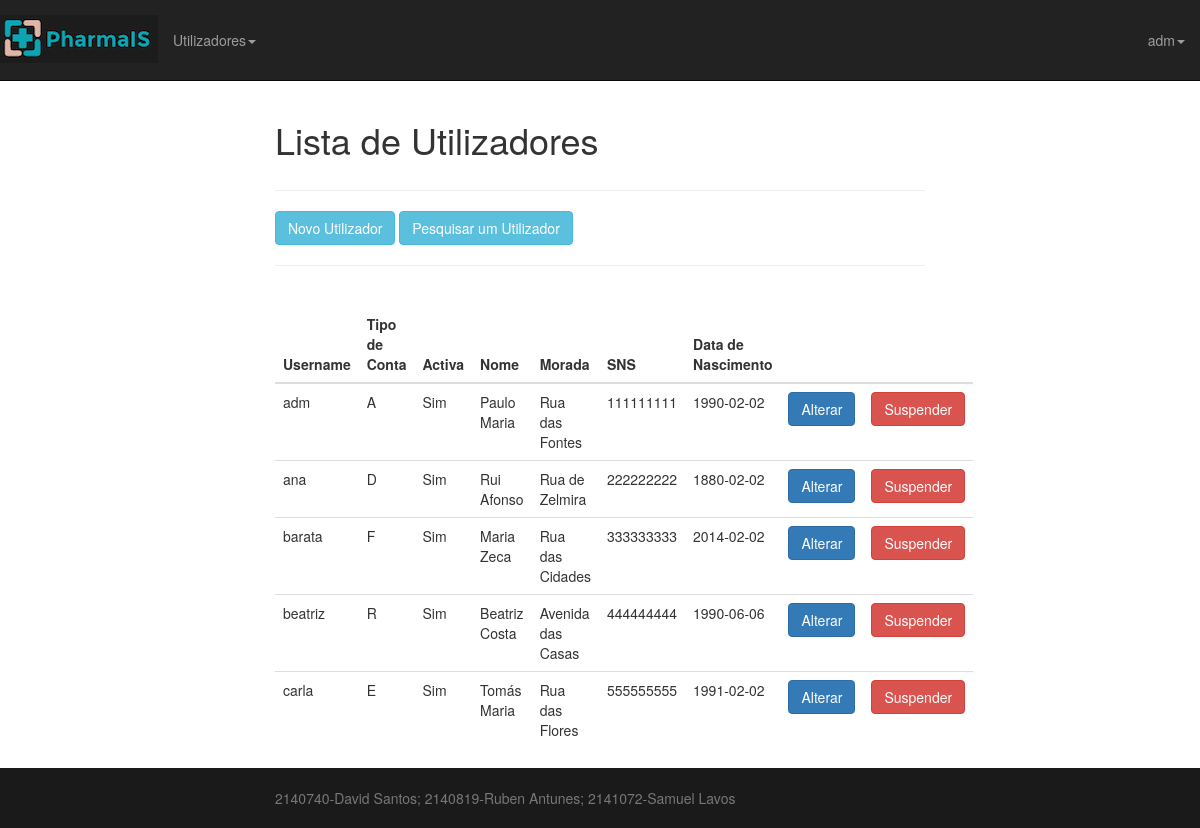
The app's page /Site/utilizadores.php (signed in), older data.
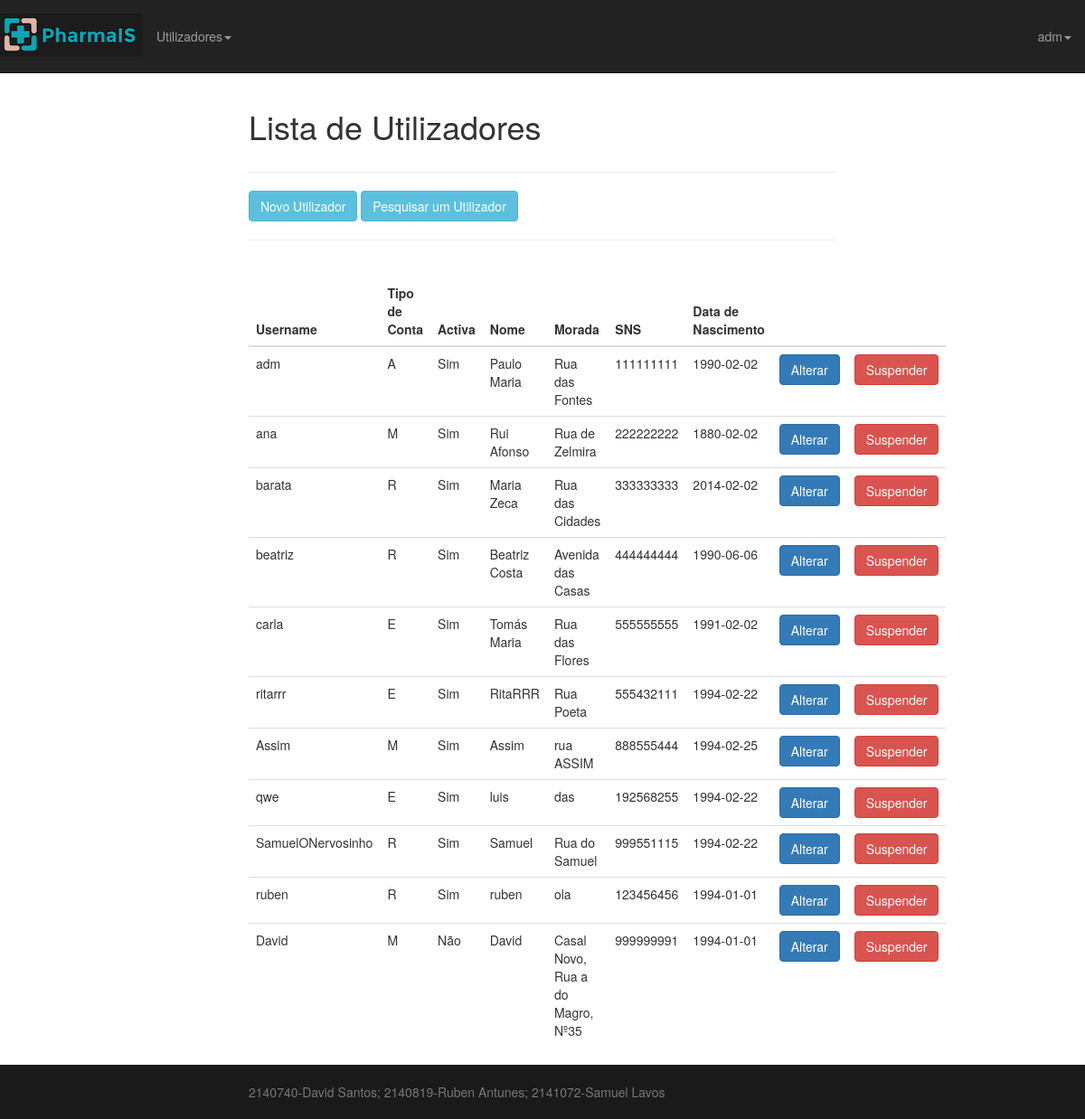
The same page, newer data.
### tables this page shows
CREATE TABLE IF NOT EXISTS `users` (
  `id` int(10) unsigned NOT NULL AUTO_INCREMENT,
  `name` varchar(255) NOT NULL,
  `password` varchar(255) NOT NULL,
  `type` varchar(1) NOT NULL,
  `active` varchar(1) NOT NULL DEFAULT '1',
  `nome` varchar(100) NOT NULL,
  `morada` varchar(150) NOT NULL,
  `sns` varchar(9) NOT NULL,
  `dataNascimento` varchar(10) NOT NULL,
  `remember_token` varchar(100) DEFAULT NULL,
  `created_at` timestamp NULL DEFAULT NULL,
  `updated_at` timestamp NULL DEFAULT NULL,
  PRIMARY KEY (`id`),
  UNIQUE KEY `sns` (`sns`)
);

### Site/utilizadores.php (called while the page is built, shortened)
<?php
	require_once("model/autenticacao.model.php");
	require_once("model/utilizadores.model.php");
	$name = "";
	$type= "";
	$active= 0;
	$nome = "";
	$morada= "";
	$sns = 0;
	$dataNascimento = "";
 	$utilizadores = filterUtilizadoresNome($name,$type,$active,$nome,$morada,$sns,$dataNascimento);
	$tituloPagina = "Lista de Utilizadores";
	require("view/top.template.php");
	require("view/utilizadores_form.view2.php");
	require("view/utilizadores.subview.php");
	require("view/bottom.template.php");

### Site/model/autenticacao.model.php (called while the page is built, shortened)
<?php
require_once("inc/db.php");
function isUserLogged(){
    return isset($_SESSION['UserInfo']);
}
function isUserAnonimo(){
    return !isUserLogged();
}
function isUserAdmin(){
    if (isset($_SESSION['UserInfo']))
        return $_SESSION['UserInfo']['type']=='A';
    return false;
}
function getUserInfo(){
    if (isset($_SESSION['UserInfo']))
        return $_SESSION['UserInfo'];
    return array();
}

### Site/inc/db.php (called while the page is built, shortened)
<?php
function db(){
	$maquina = "localhost";
	$utilizador = "root";
	$senha="";
	$bd="dbis";
	$_ApplicationDBConnection = @new mysqli($maquina, $utilizador, $senha, $bd);
	return $_ApplicationDBConnection;
}

### Site/model/utilizadores.model.php (called while the page is built, shortened)
<?php
require_once("inc/db.php");
function filterUtilizadoresNome($nome){
	$query = "SELECT id, name, type, active, nome, morada, sns, dataNascimento  ".
	         "FROM users ".
			" WHERE (nome like ?)";
	$nome= "%$nome%";
	$stmt= db()->prepare($query);
	$stmt->bind_param("s", $nome);
	$stmt->execute();
	$result = $stmt->get_result();
	return $result->fetch_all(MYSQL_ASSOC);
}

### Site/view/utilizadores.subview.php (the view, shortened to what this page needs)
<?php  require_once("model/autenticacao.model.php") ?>
<table class="table">
	<thead>
  		<tr>
			<th>Username</th>
			<th>Tipo de Conta</th>
			<th>Activa</th>
			<th>Nome</th>
			<th>Morada</th>
			<th>SNS</th>
			<th>Data de Nascimento</th>
			<?php if (isUserAdmin()): ?>
				<th></th>
				<th></th>
			<?php endif; ?>
		</tr>
	</thead>
	<tbody>
	 	<?php
	 		foreach ($utilizadores as $linha) {
				echo "\n<tr>";
				echo "<td>".$linha['name']."</td>";
				echo "<td>".$linha['type']."</td>";
				if ($linha['active'] == "1")
					echo "<td>Sim</td>";
				else
				 	echo "<td>Não</td>";
				echo "<td>".$linha['nome']."</td>";
				echo "<td>".$linha['morada']."</td>";
				echo "<td>".$linha['sns']."</td>";
				echo "<td>".$linha['dataNascimento']."</td>";
				?>
			<?php if (isUserAdmin()): ?>
				<?php echo '<td><a class="btn btn-primary" href="utilizadores_update.php?id='.$linha['id'].'" role="button">Alterar</a></td>';?>
					<td>
						<form action="#" method="POST">
							<input type="submit" class="btn btn-danger" role="button" value="Suspender">
						</form>
					</td>
				</tr>
			<?php endif; ?>
	    <?php } ?>
	</tbody>
</table>

### Site/view/top.template.php (shortened to what this page needs)
 <?php  require_once("model/autenticacao.model.php") ?>
<!DOCTYPE html>
<html lang="pt">
<head>
    <link href="css/bootstrap.min.css" rel="stylesheet">
    <link href="css/logo-nav.css" rel="stylesheet">
    <link href="css/custom.css" rel="stylesheet">
</head>
<body>
    <nav class="navbar navbar-inverse navbar-fixed-top" role="navigation">
        <div class="container-fluid">
            <div class="navbar-header">
                <a class="navbar-brand" href="index.php">
                    <img src="img/logo-black.png" alt="Logotipo">
                </a>
            </div>
            <div class="collapse navbar-collapse" id="bs-example-navbar-collapse-1">
                <ul class="nav navbar-nav navbar-left">
                    <?php if (isUserAdmin()): ?>
                        <li class="dropdown">
                            <a href="#" class="dropdown-toggle" data-toggle="dropdown">Utilizadores<b class="caret"></b></a>
                        </li>
                <?php endif; ?>
                </ul>
   <ul class="nav navbar-nav navbar-right">
                    <?php if(isUserAnonimo()): ?>
                        <li>
                            <a href="login.php">Login</a>
                        </li>
                    <?php else: ?>
                        <li class="dropdown">
                            <a href="#" class="dropdown-toggle" data-toggle="dropdown"><?php echo getUserInfo()['name'];?><b class="caret"></b></a>
                        </li>
                    <?php endif; ?>
                </ul>
            </div>
        </div>
    </nav>
    <div class="container">
        <div class="row">
            <div class="col-lg-12">
                <h1><?php echo isset($tituloPagina) ? $tituloPagina: "PharmaIS"; ?></h1>
            </div>
        </div>
        <div class="row">
            <div class="col-lg-12">

### Site/view/utilizadores_form.view2.php (shortened to what this page needs)
<hr>
<a class="btn btn-info" href="utilizadores_create.php" role="button">Novo Utilizador</a>
<a class="btn btn-info" href="utilizadores_pesquisar.php" role="button">Pesquisar um  Utilizador</a>
<hr>
<br>

### Site/view/bottom.template.php (shortened to what this page needs)
            </div>
        </div>
    </div>
    <footer class="footer hidden-xs">
	    <div class="container">
	        <p class="text-muted">2140740-David Santos; 2140819-Ruben Antunes; 2141072-Samuel Lavos</p>
	    </div>
    </footer>
</body>
</html>

### Site/css/logo-nav.css (style rules this page uses)
body { padding-top: 70px; }
.navbar-fixed-top .nav { padding: 15px 0; }
.navbar-fixed-top .navbar-brand { padding: 0 15px; }
@media (min-width:768px) { body { padding-top: 100px; } }
@media (min-width:768px) { .navbar-fixed-top .navbar-brand { padding: 15px 0; } }

### Site/css/custom.css (style rules this page uses)
html { position: relative; min-height: 100%; }
body { margin-bottom: 60px; }
.footer { position: absolute; bottom: 0; width: 100%; height: 60px; background-color: #1A1A1A; }
.container { width: auto; max-width: 680px; padding: 0 15px; }
.container .text-muted { margin: 20px 0; }

Row changes from the older to the newer data that the page shows:
changed users "ana": type "D" → "M"
changed users "barata": type "F" → "R"
added users: name "ritarrr", type "E", active "Sim", nome "RitaRRR", morada "Rua Poeta", sns "555432111", dataNascimento "1994-02-22"
added users: name "Assim", type "M", active "Sim", nome "Assim", morada "rua ASSIM", sns "888555444", dataNascimento "1994-02-25"
added users: name "qwe", type "E", active "Sim", nome "luis", morada "das", sns "192568255", dataNascimento "1994-02-22"
added users: name "SamuelONervosinho", type "R", active "Sim", nome "Samuel", morada "Rua do Samuel", sns "999551115", dataNascimento "1994-02-22"
added users: name "ruben", type "R", active "Sim", nome "ruben", morada "ola", sns "123456456", dataNascimento "1994-01-01"
added users: name "David", type "M", active "Não", nome "David", morada "Casal Novo, Rua a do Magro, Nº35", sns "999999991", dataNascimento "1994-01-01"
